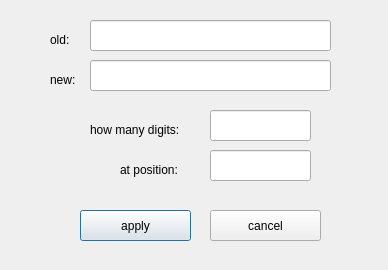
<?xml version="1.0" encoding="UTF-8"?>
<ui version="4.0">
 <class>FormatDialog</class>
 <widget class="QDialog" name="FormatDialog">
  <property name="geometry">
   <rect>
    <x>0</x>
    <y>0</y>
    <width>388</width>
    <height>270</height>
   </rect>
  </property>
  <property name="windowTitle">
   <string>format numbers</string>
  </property>
  <widget class="QPushButton" name="button_apply">
   <property name="geometry">
    <rect>
     <x>80</x>
     <y>210</y>
     <width>111</width>
     <height>31</height>
    </rect>
   </property>
   <property name="text">
    <string>apply</string>
   </property>
  </widget>
  <widget class="QPushButton" name="button_cancel">
   <property name="geometry">
    <rect>
     <x>210</x>
     <y>210</y>
     <width>111</width>
     <height>31</height>
    </rect>
   </property>
   <property name="text">
    <string>cancel</string>
   </property>
  </widget>
  <widget class="QLabel" name="label_how_many">
   <property name="geometry">
    <rect>
     <x>90</x>
     <y>120</y>
     <width>111</width>
     <height>20</height>
    </rect>
   </property>
   <property name="text">
    <string>how many digits:</string>
   </property>
  </widget>
  <widget class="QLabel" name="label_at_position">
   <property name="geometry">
    <rect>
     <x>120</x>
     <y>160</y>
     <width>71</width>
     <height>20</height>
    </rect>
   </property>
   <property name="text">
    <string>at position:</string>
   </property>
  </widget>
  <widget class="QLineEdit" name="line_2">
   <property name="geometry">
    <rect>
     <x>210</x>
     <y>150</y>
     <width>101</width>
     <height>31</height>
    </rect>
   </property>
  </widget>
  <widget class="QLineEdit" name="line_1">
   <property name="geometry">
    <rect>
     <x>210</x>
     <y>110</y>
     <width>101</width>
     <height>31</height>
    </rect>
   </property>
  </widget>
  <widget class="QLineEdit" name="line_old">
   <property name="geometry">
    <rect>
     <x>90</x>
     <y>20</y>
     <width>241</width>
     <height>31</height>
    </rect>
   </property>
  </widget>
  <widget class="QLabel" name="label_old">
   <property name="geometry">
    <rect>
     <x>50</x>
     <y>30</y>
     <width>31</width>
     <height>20</height>
    </rect>
   </property>
   <property name="text">
    <string>old:</string>
   </property>
  </widget>
  <widget class="QLabel" name="label_new">
   <property name="geometry">
    <rect>
     <x>50</x>
     <y>70</y>
     <width>31</width>
     <height>20</height>
    </rect>
   </property>
   <property name="text">
    <string>new:</string>
   </property>
  </widget>
  <widget class="QLineEdit" name="line_new">
   <property name="geometry">
    <rect>
     <x>90</x>
     <y>60</y>
     <width>241</width>
     <height>31</height>
    </rect>
   </property>
  </widget>
 </widget>
 <tabstops>
  <tabstop>line_1</tabstop>
  <tabstop>line_2</tabstop>
  <tabstop>button_apply</tabstop>
  <tabstop>button_cancel</tabstop>
  <tabstop>line_old</tabstop>
  <tabstop>line_new</tabstop>
 </tabstops>
 <resources/>
 <connections/>
</ui>
